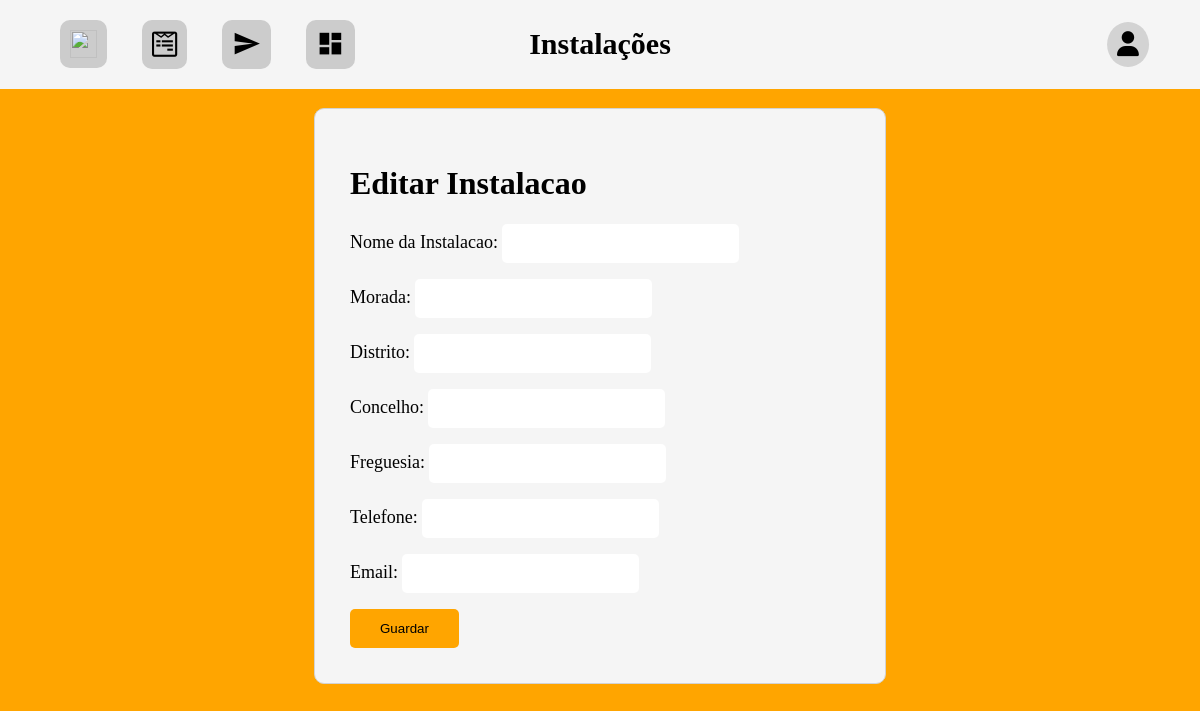
/editinstalacao?instalacao=18 (signed in), run on an earlier commit of the app's database.
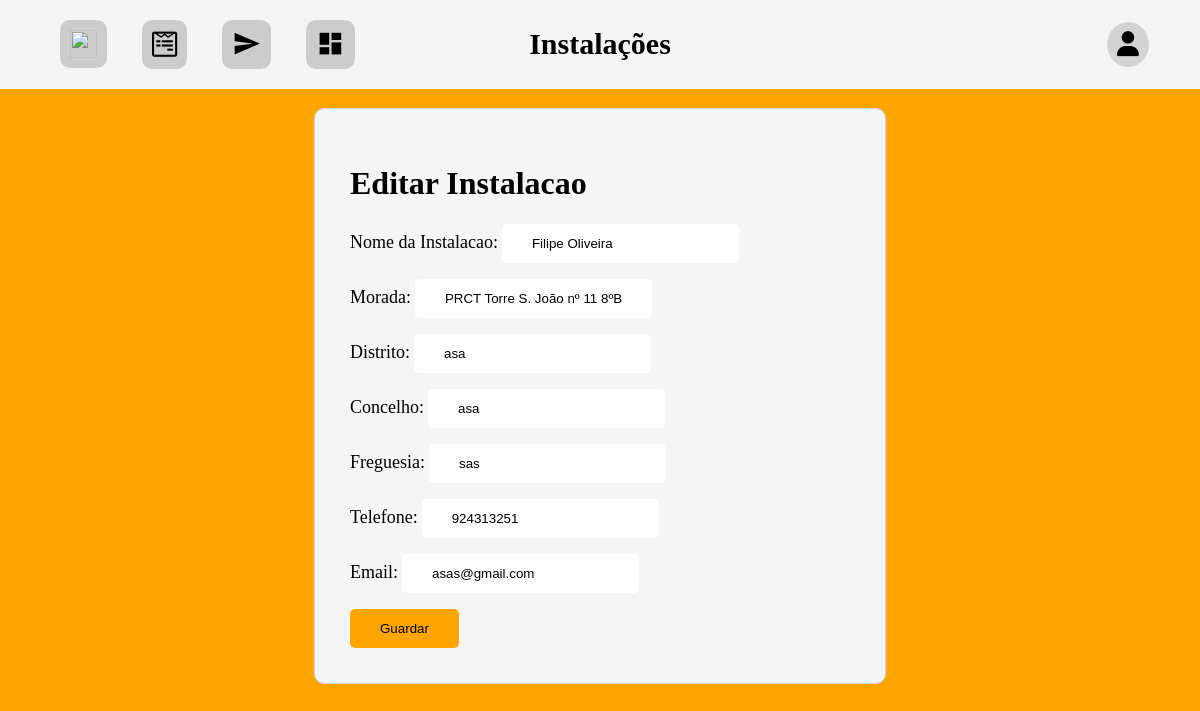
And on a later commit of the database.
### formularioInstituicoes/models.py (models this page shows)
class Instalacao(models.Model):
    entidade = models.ForeignKey(Entidade, on_delete=models.CASCADE, related_name='instalacoes')
    nome = models.CharField(max_length=100, blank=True, null=True)
    morada = models.CharField(max_length=100, blank=True, null=True)
    distrito = models.CharField(max_length=100, blank=True, null=True)
    concelho = models.CharField(max_length=100, blank=True, null=True)
    freguesia = models.CharField(max_length=100, blank=True, null=True)
    telefone = models.IntegerField(blank=True, null=True)
    email = models.EmailField(blank=True, null=True)
    submetido = models.BooleanField(blank=True, default=False)
    def __str__(self):
        return self.nome

### formularioInstituicoes/views.py (the view)
# urls.py: path('editinstalacao', views.editinstalacao_view),
@login_required
def editinstalacao_view(request):
    instalacao = Instalacao.objects.filter(id=request.GET["instalacao"]).first()
    print(instalacao)
    if request.method == 'POST':
        editInstalacaoForm = FormInstalacoes(request.POST, instance=instalacao)
        editInstalacaoForm.save()
        return redirect('/')
    editInstalacaoForm = FormInstalacoes(instance=instalacao)
    return render(request, 'editinstalacao.html', {"instalacaoForm": editInstalacaoForm})

### formularioInstituicoes/forms.py
class FormInstalacoes(ModelForm):
    class Meta:
        model = Instalacao
        fields = ['nome', 'morada', 'distrito', 'concelho', 'freguesia', 'telefone', 'email']
        labels = {'nome': "Nome da Instalacao"}

### formularioInstituicoes/templates/editinstalacao.html (shortened to what this page needs)
<!DOCTYPE html>
<html lang="en">
{% extends 'navigator.html' %}
{% load static %}
{% block titulo %}
    <h1>Instalações</h1>
{% endblock %}
{% block content %}
    <link rel="stylesheet" href="{% static 'css/editinstalacao.css' %}">
    <div class="editarea">
        <form method="post">
            <h1>Editar Instalacao</h1>
            {{ instalacaoForm.as_p }}
            <input type="submit" value="Guardar">
        </form>
    </div>
{% endblock %}

What changed in the data, as far as the page shows it:
added Instalacao: nome "Filipe Oliveira", morada "PRCT Torre S. João nº 11 8ºB", distrito "asa", concelho "asa", freguesia "sas", telefone "924313251", email "asas@gmail.com"
